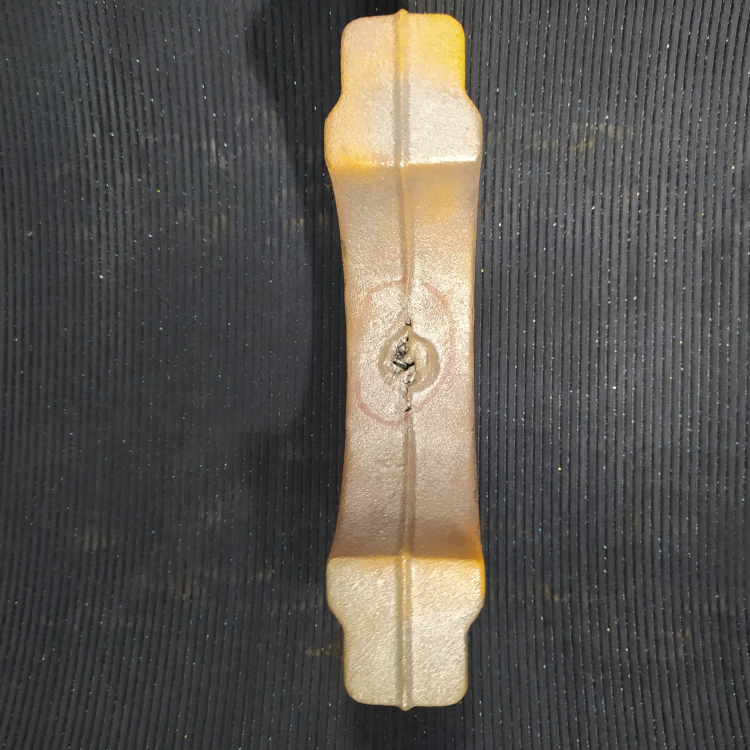
#> input picture resize_dataset_pascalvoc-master/ProjetoSchulz/IMG_20200901_153714.jpg, 3000 x 3000 px (shown at 1/4 size)
$ python open.py
#> lines starting #> are read from the running program, lines starting #| are printed output that depends on the picture
import cv2


img = cv2.imread('ProjetoSchulz/IMG_20200901_153714.jpg')
#> img is the input picture: shape (3000, 3000, 3); mean B, G, R 81.4, 86.2, 89.6

img = cv2.resize(img, (700,700))
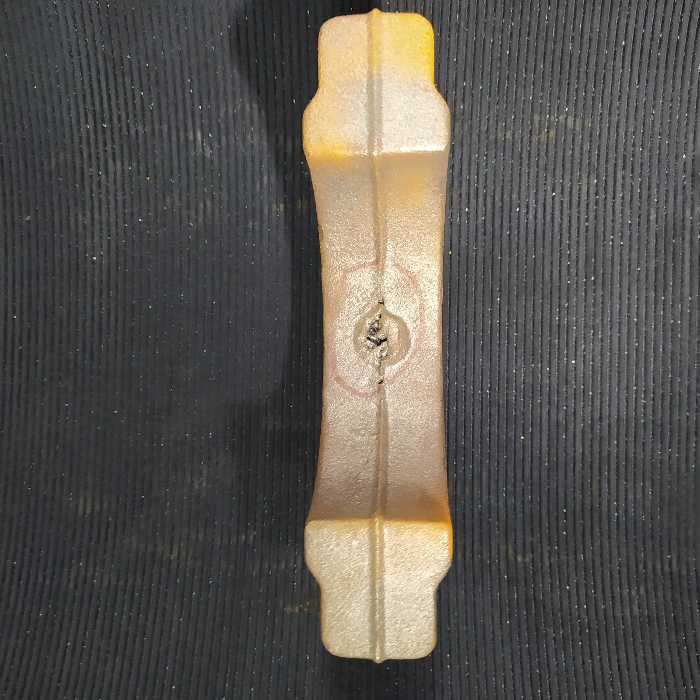
#> img: shape (700, 700, 3); mean B, G, R 81.2, 86.1, 89.5

cv2.imshow('img', img)

cv2.waitKey()

$ run again, with resize_dataset_pascalvoc-master/ProjetoSchulz/IMG_20200901_114513.jpg copied over resize_dataset_pascalvoc-master/ProjetoSchulz/IMG_20200901_153714.jpg
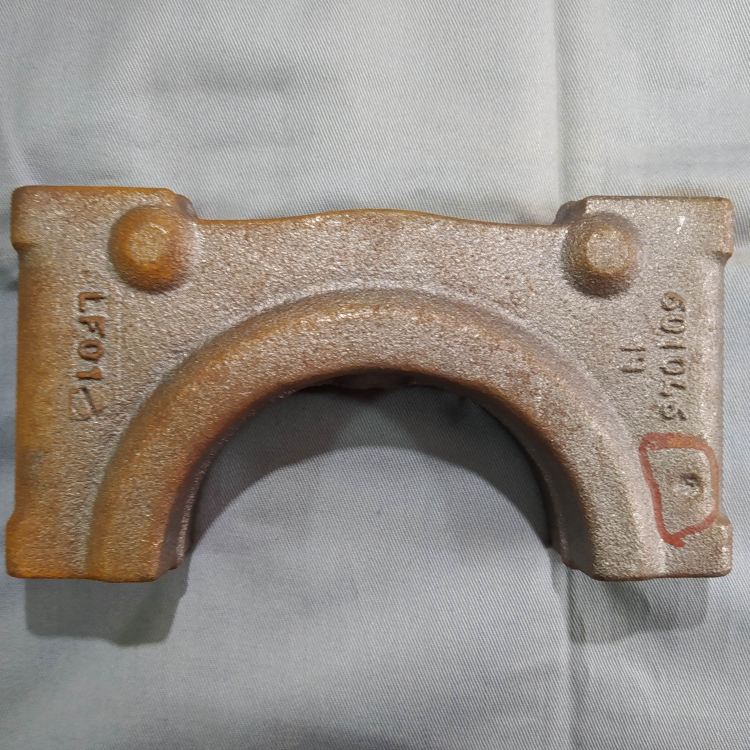
#> input picture resize_dataset_pascalvoc-master/ProjetoSchulz/IMG_20200901_114513.jpg, 3000 x 3000 px (shown at 1/4 size)
#> img is the input picture: shape (3000, 3000, 3); mean B, G, R 138.2, 145.2, 153.1
#> `img = cv2.resize(img, (700,700))`:
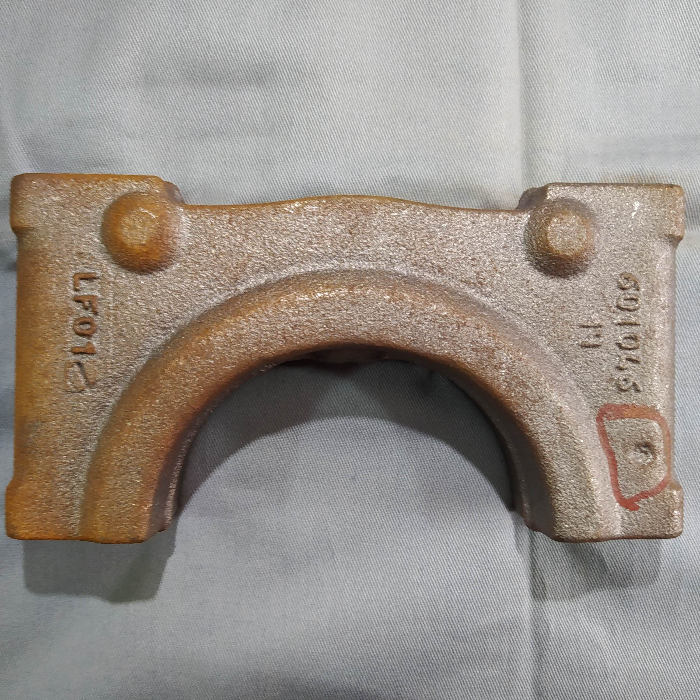
#> img: shape (700, 700, 3); mean B, G, R 138.1, 145.1, 153

$ run again, with resize_dataset_pascalvoc-master/ProjetoSchulz/IMG_20200901_114520.jpg copied over resize_dataset_pascalvoc-master/ProjetoSchulz/IMG_20200901_153714.jpg
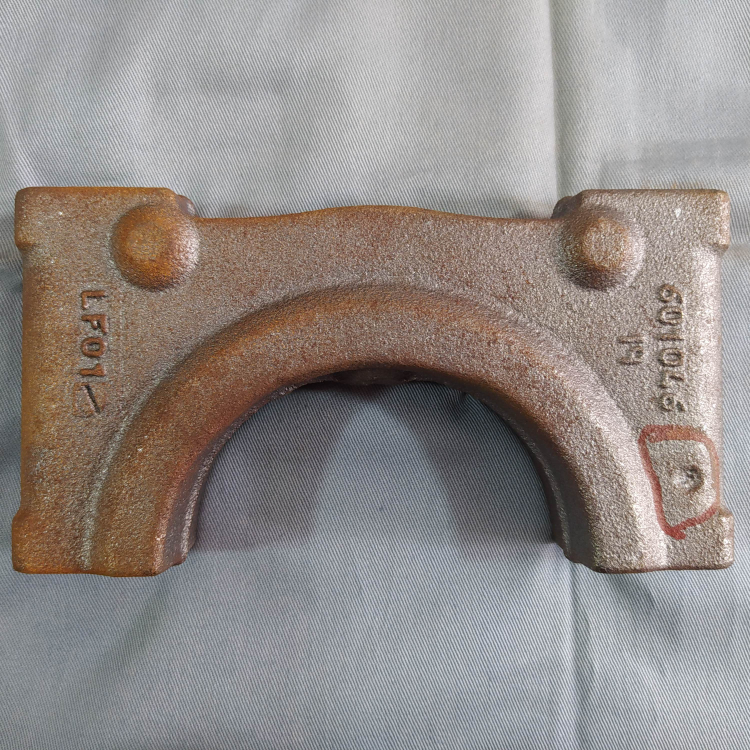
#> input picture resize_dataset_pascalvoc-master/ProjetoSchulz/IMG_20200901_114520.jpg, 3000 x 3000 px (shown at 1/4 size)
#> img is the input picture: shape (3000, 3000, 3); mean B, G, R 137.1, 140.3, 147.1
#> `img = cv2.resize(img, (700,700))`:
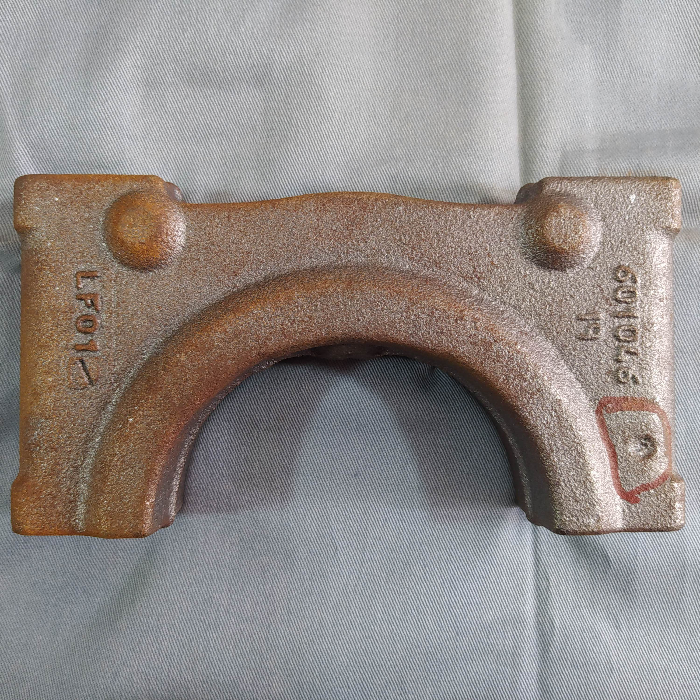
#> img: shape (700, 700, 3); mean B, G, R 137, 140.1, 147

$ run again, with resize_dataset_pascalvoc-master/ProjetoSchulz/IMG_20200901_114527.jpg copied over resize_dataset_pascalvoc-master/ProjetoSchulz/IMG_20200901_153714.jpg
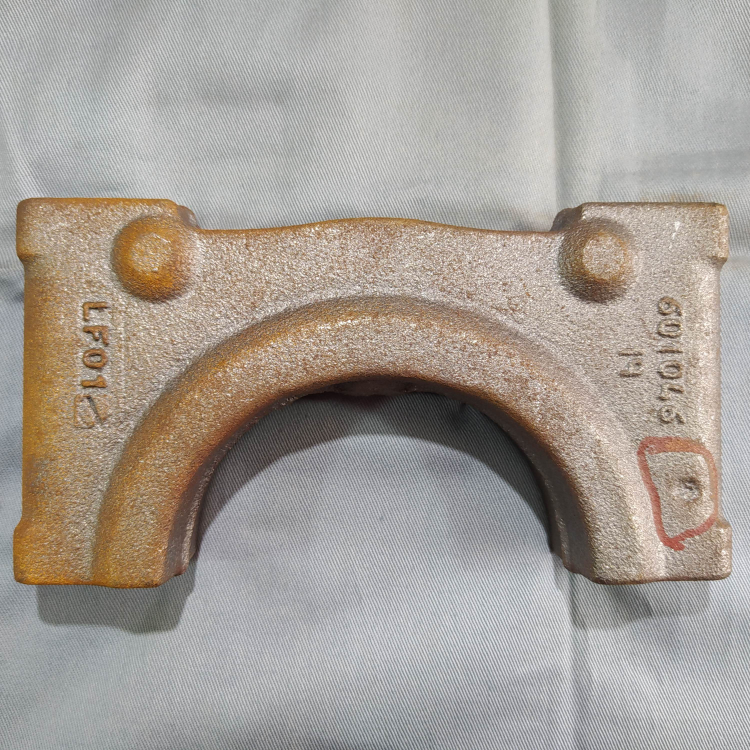
#> input picture resize_dataset_pascalvoc-master/ProjetoSchulz/IMG_20200901_114527.jpg, 3000 x 3000 px (shown at 1/4 size)
#> img is the input picture: shape (3000, 3000, 3); mean B, G, R 151.4, 158.7, 166.1
#> `img = cv2.resize(img, (700,700))`:
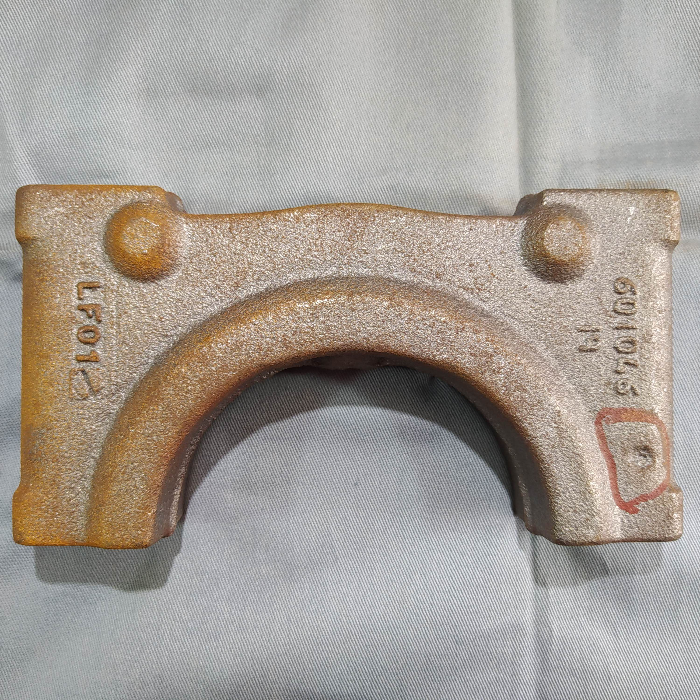
#> img: shape (700, 700, 3); mean B, G, R 151.3, 158.6, 166
